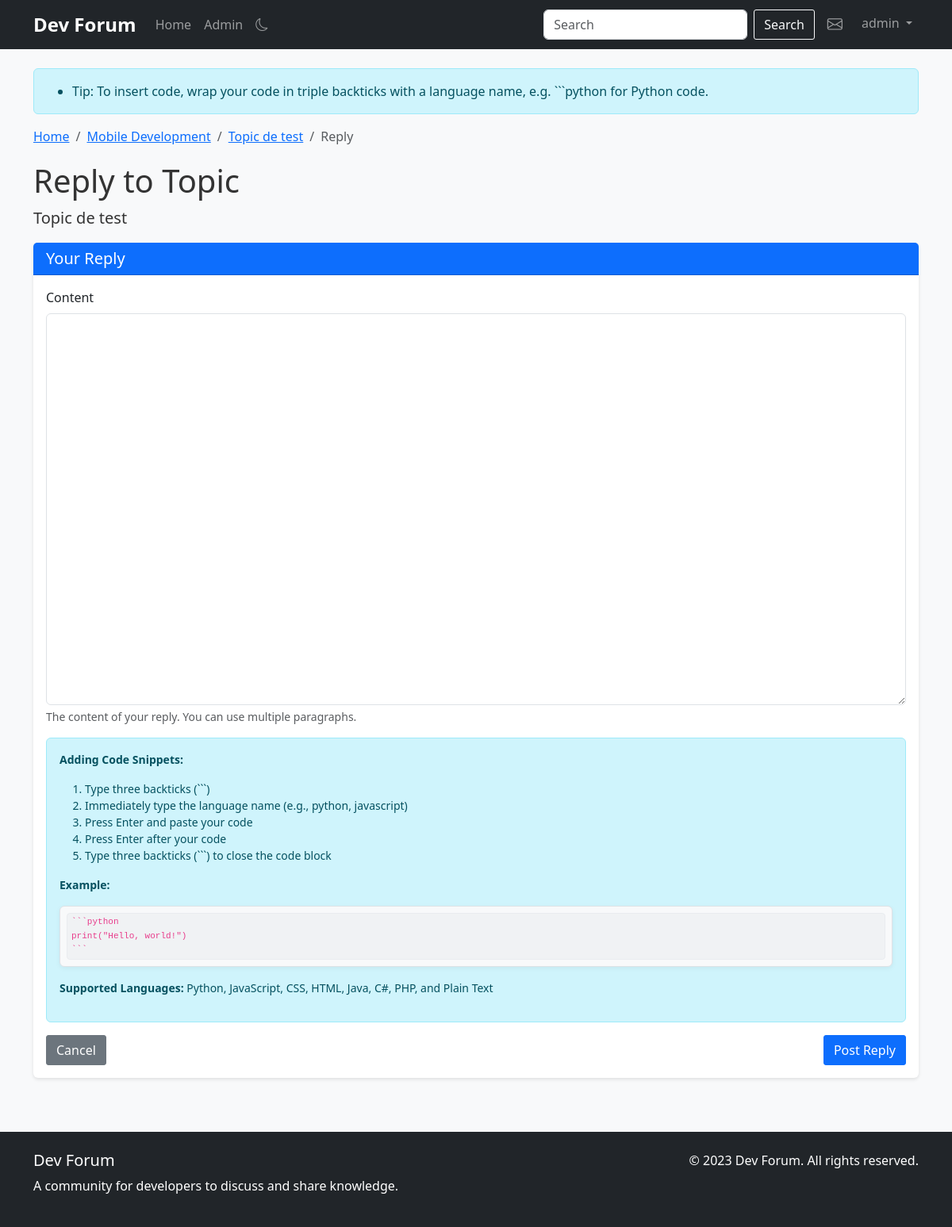
Page /post/new/8 (signed in) on the committed database.
### app.py (models this page shows, shortened)
class User(db.Model, UserMixin):
    id = db.Column(db.Integer, primary_key=True)
    username = db.Column(db.String(80), unique=True, nullable=False, index=True)
    email = db.Column(db.String(120), unique=True, nullable=False, index=True)
    password_hash = db.Column(db.String(128))
    bio = db.Column(db.Text, nullable=True)
    join_date = db.Column(db.DateTime, default=datetime.utcnow, index=True)
    is_admin = db.Column(db.Boolean, default=False)
    posts = db.relationship('Post', backref='author', lazy='dynamic', cascade='all, delete-orphan')
    comments = db.relationship('Comment', backref='author', lazy='dynamic', cascade='all, delete-orphan')

class Category(db.Model):
    id = db.Column(db.Integer, primary_key=True)
    name = db.Column(db.String(100), nullable=False, index=True)
    description = db.Column(db.Text, nullable=True)
    topics = db.relationship('Topic', backref='category', lazy='dynamic', cascade='all, delete-orphan')

class Topic(db.Model):
    id = db.Column(db.Integer, primary_key=True)
    title = db.Column(db.String(100), nullable=False, index=True)
    description = db.Column(db.Text, nullable=True)
    created_at = db.Column(db.DateTime, default=datetime.utcnow, index=True)
    category_id = db.Column(db.Integer, db.ForeignKey('category.id'), nullable=False, index=True)
    posts = db.relationship('Post', backref='topic', lazy='dynamic', cascade='all, delete-orphan')

### app.py (the view, shortened to what this page needs)
@app.route('/post/new/<int:topic_id>', methods=['GET', 'POST'])
@login_required
def new_post(topic_id):
    topic = Topic.query.get_or_404(topic_id)
    if request.method == 'GET':
        flash('Tip: To insert code, wrap your code in triple backticks with a language name, e.g. ```python for Python code.')
    return render_template('new_post.html', topic=topic)

### app.py (called while the page is built)
@login_manager.user_loader
def load_user(user_id):
    return User.query.get(int(user_id))

### templates/new_post.html (shortened to what this page needs)
{% extends "base.html" %}
{% block content %}
<div class="row">
    <div class="col-md-12">
        <nav aria-label="breadcrumb">
            <ol class="breadcrumb">
                <li class="breadcrumb-item"><a href="{{ url_for('index') }}">Home</a></li>
                <li class="breadcrumb-item"><a href="{{ url_for('category', category_id=topic.category_id) }}">{{ topic.category.name }}</a></li>
                <li class="breadcrumb-item"><a href="{{ url_for('topic', topic_id=topic.id) }}">{{ topic.title }}</a></li>
                <li class="breadcrumb-item active" aria-current="page">Reply</li>
            </ol>
        </nav>
        <h1>Reply to Topic</h1>
        <p class="lead">{{ topic.title }}</p>
        <div class="card">
            <div class="card-header bg-primary text-white">
                <h5 class="mb-0">Your Reply</h5>
            </div>
            <div class="card-body">
                <form method="post" action="{{ url_for('new_post', topic_id=topic.id) }}">
                    <div class="mb-3">
                        <label for="content" class="form-label">Content</label>
                        <textarea class="form-control" id="content" name="content" rows="20" style="min-height: 300px;" required></textarea>
                        <div class="form-text">
                            <p>The content of your reply. You can use multiple paragraphs.</p>
                            <div class="alert alert-info">
                                <p><strong>Adding Code Snippets:</strong></p>
                                <ol>
                                    <li>Type three backticks (```)</li>
                                    <li>Immediately type the language name (e.g., python, javascript)</li>
                                    <li>Press Enter and paste your code</li>
                                    <li>Press Enter after your code</li>
                                    <li>Type three backticks (```) to close the code block</li>
                                </ol>
                                <p class="mb-1 mt-2"><strong>Example:</strong></p>
                                <pre class="bg-light p-2 border rounded"><code>```python
print("Hello, world!")
```</code></pre>
                                <p class="mt-2"><strong>Supported Languages:</strong> Python, JavaScript, CSS, HTML, Java, C#, PHP, and Plain Text</p>
                            </div>
                        </div>
                    </div>
                    <div class="d-flex justify-content-between">
                        <a href="{{ url_for('topic', topic_id=topic.id) }}" class="btn btn-secondary">Cancel</a>
                        <button type="submit" class="btn btn-primary">Post Reply</button>
                    </div>
                </form>
            </div>
        </div>
    </div>
</div>
{% endblock %}

### templates/base.html (shortened to what this page needs)
<!DOCTYPE html>
<html lang="en">
<head>
    <link href="https://cdn.jsdelivr.net/npm/bootstrap@5.3.0-alpha1/dist/css/bootstrap.min.css" rel="stylesheet">
    <link rel="stylesheet" href="https://cdn.jsdelivr.net/npm/bootstrap-icons@1.10.3/font/bootstrap-icons.css">
    <link rel="stylesheet" href="https://cdn.jsdelivr.net/npm/prismjs@1.29.0/themes/prism.min.css">
    <link rel="stylesheet" href="https://cdn.jsdelivr.net/npm/prismjs@1.29.0/plugins/line-numbers/prism-line-numbers.min.css">
    <link rel="stylesheet" href="{{ url_for('static', filename='css/style.css') }}">
</head>
<body>
    <nav class="navbar navbar-expand-lg navbar-dark bg-dark">
        <div class="container">
            <a class="navbar-brand" href="{{ url_for('index') }}">Dev Forum</a>
            <div class="collapse navbar-collapse" id="navbarNav">
                <ul class="navbar-nav me-auto">
                    <li class="nav-item">
                        <a class="nav-link" href="{{ url_for('index') }}">Home</a>
                    </li>
                    {% if current_user.is_admin %}
                    <li class="nav-item">
                        <a class="nav-link" href="{{ url_for('admin') }}">Admin</a>
                    </li>
                    {% endif %}
                </ul>
                <form class="d-flex me-2" action="{{ url_for('search') }}" method="get">
                    <input class="form-control me-2" type="search" name="query" placeholder="Search" aria-label="Search">
                    <button class="btn btn-outline-light" type="submit">Search</button>
                </form>
                <ul class="navbar-nav">
                    {% if current_user.is_authenticated %}
                    <li class="nav-item me-2">
                        <a class="nav-link position-relative" href="{{ url_for('messages') }}">
                            <i class="bi bi-envelope"></i>
                        </a>
                    </li>
                    <li class="nav-item dropdown">
                        <a class="nav-link dropdown-toggle" href="#" id="navbarDropdown" role="button" data-bs-toggle="dropdown" aria-expanded="false">
                            {{ current_user.username }}
                        </a>
                    </li>
                    {% endif %}
                </ul>
            </div>
        </div>
    </nav>
    <div class="container mt-4">
        {% with messages = get_flashed_messages() %}
        {% if messages %}
        <div class="alert alert-info">
            <ul class="mb-0">
                {% for message in messages %}
                <li>{{ message }}</li>
                {% endfor %}
            </ul>
        </div>
        {% endif %}
        {% endwith %}
        {% block content %}{% endblock %}
    </div>
    <footer class="bg-dark text-white mt-5 py-4">
        <div class="container">
            <div class="row">
                <div class="col-md-6">
                    <h5>Dev Forum</h5>
                    <p>A community for developers to discuss and share knowledge.</p>
                </div>
                <div class="col-md-6 text-md-end">
                    <p>&copy; 2023 Dev Forum. All rights reserved.</p>
                </div>
            </div>
        </div>
    </footer>
</body>
</html>

### static/css/style.css (style rules this page uses)
body { font-family: 'Segoe UI', Tahoma, Geneva, Verdana, sans-serif; background-color: #f8f9fa; color: #333; }
.navbar-brand { font-weight: bold; font-size: 1.5rem; }
.nav-link .bi-envelope { font-size: 1.2rem; }
.card { box-shadow: 0 2px 4px rgba(0, 0, 0, 0.1); border: none; margin-bottom: 20px; }
.card-header { font-weight: bold; }
footer { margin-top: 50px; }
.breadcrumb { background-color: transparent; padding: 0; margin-bottom: 20px; }
.btn { border-radius: 3px; }
pre { background-color: #f8f9fa; border: 1px solid #e1e4e8; border-left: 3px solid #007bff; border-radius: 4px; padding: 16px 16px 16px 3.8em; margin: 16px 0; overflow-x: auto; position: relative; box-shadow: 0 2px 6px rgba(0, 0, 0, 0.05); transition: all 0.2s ease; }
pre code { font-family: 'Consolas', 'Monaco', 'Courier New', monospace; font-size: 0.9rem; line-height: 1.6; white-space: pre; word-break: normal; word-wrap: normal; color: #333; counter-reset: line; display: block; }
code:not([class*="language-"]) { background-color: #f0f2f4; border-radius: 4px; padding: 2px 5px; font-family: 'Consolas', 'Monaco', 'Courier New', monospace; font-size: 0.9em; color: #e83e8c; border: 1px solid #e9ecef; }

### rows in the picture
User: username "admin"
Category: category.name "Mobile Development"
Topic: title "Topic de test"

### other values in the picture
{{ message }} "Tip: To insert code, wrap your code in triple backticks with a language name, e.g. ```python for Python code."
